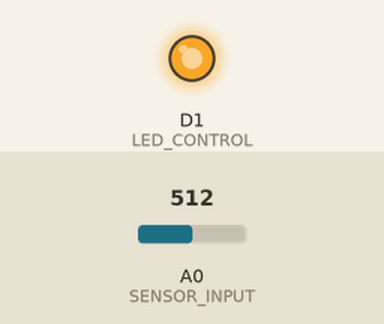
Recording of a sketch running on a simulated ESP8266 (NodeMCU). On the bench: output pins drawn as LEDs (lit = HIGH). The inputs (shaded band) are chosen by the test bench; at power-on: A0 (SENSOR_INPUT) = 512. What the sketch prints to the serial monitor is not drawn.

Above: at 1.1 s.
Timing chart, 0 to 2.6 s (numbered marks = the images above):
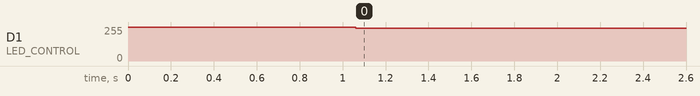

The sketch:

SmartAirMonitor.ino
```cpp
/*
 * Smart Air Quality Monitor
 * Part 01: Raw Sensor Reading
 *
 * Board: ESP8266 NodeMCU V2
 * Sensor: Sharp GP2Y1014
 *
 * Output: Time(s),RawADC
 *
 * Hardware requirements:
 * - D1 controls a suitable active-low LED driver.
 * - Sensor Vo is scaled to the board's safe A0 range.
 * - Sensor supply and grounds are correctly connected.
 *
 * Educational example: verify LED pulse timing
 * and electrical connections before use.
 */

const uint8_t LED_CONTROL = D1;
const uint8_t SENSOR_INPUT = A0;

const unsigned long SAMPLE_PERIOD_US = 10000;
const unsigned long REPORT_INTERVAL_MS = 500;

unsigned long lastReport = 0;
unsigned long sampleSum = 0;
unsigned int sampleCount = 0;

void setup() {
  Serial.begin(115200);

  pinMode(LED_CONTROL, OUTPUT);
  digitalWrite(LED_CONTROL, HIGH);

  delay(1000);

  Serial.println("Time(s),RawADC");
}

int readDustSensor() {
  // LED ON: active-low driver
  digitalWrite(LED_CONTROL, LOW);

  // Sample approximately 280 us after LED ON
  delayMicroseconds(280);

  int adcValue = analogRead(SENSOR_INPUT);

  // Turn LED OFF immediately after sampling
  digitalWrite(LED_CONTROL, HIGH);

  return adcValue;
}

void loop() {
  unsigned long cycleStart = micros();

  int rawADC = readDustSensor();

  sampleSum += rawADC;
  sampleCount++;

  unsigned long now = millis();

  if (now - lastReport >= REPORT_INTERVAL_MS) {
    float avgADC = (float)sampleSum / sampleCount;

    Serial.print(now / 1000.0, 3);
    Serial.print(",");
    Serial.println(avgADC, 2);

    sampleSum = 0;
    sampleCount = 0;
    lastReport = now;
  }

  // Nominal 10 ms cycle
  while ((unsigned long)(micros() - cycleStart)
         < SAMPLE_PERIOD_US) {
    yield();
  }
}
```

Measured:
- by itself, D1 (LED_CONTROL): 255/255 → 245/255 at 1.1 s
